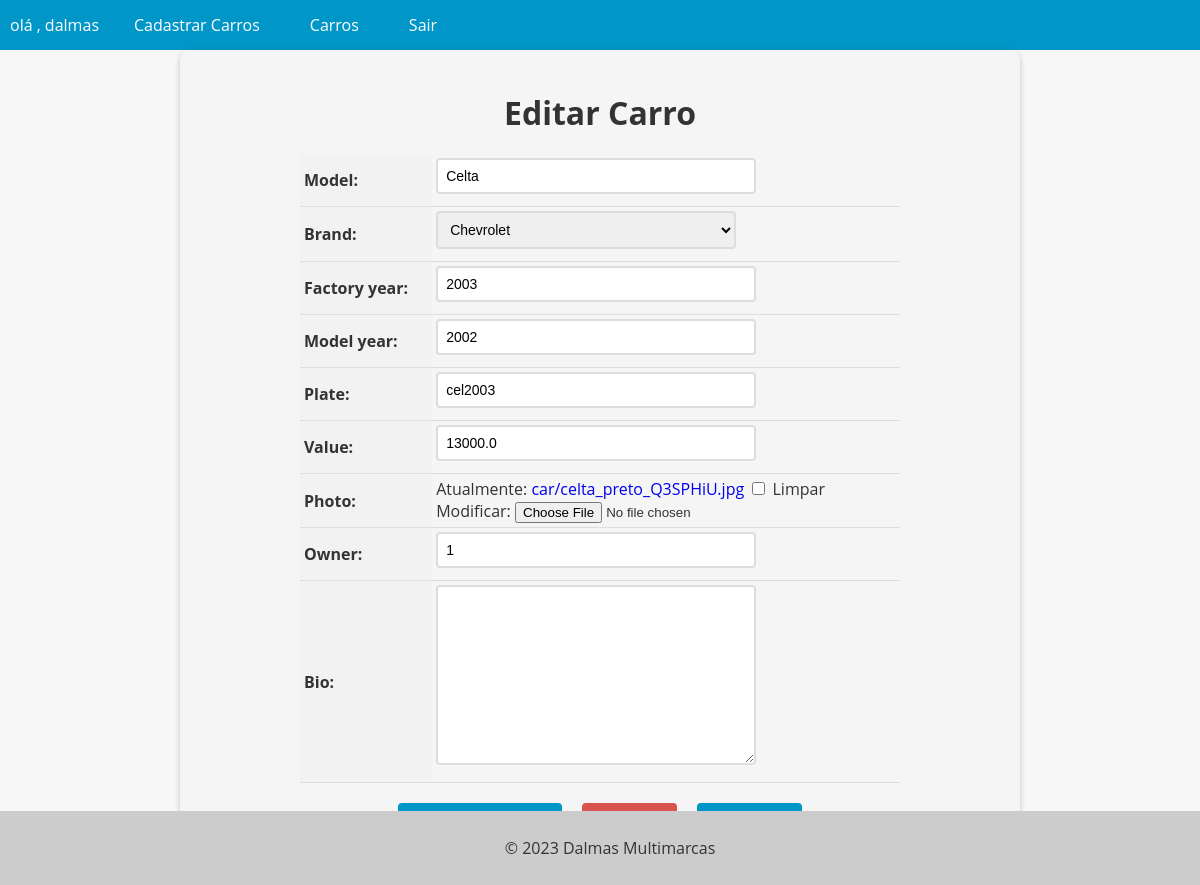
Page /car/15/update (signed in) on the committed database.
### cars/models.py (models this page shows, shortened)
class Cars(models.Model):
    id = models.AutoField(primary_key=True)
    model = models.CharField(max_length=200)
    brand = models.ForeignKey(
        Brand, on_delete=models.PROTECT, related_name="car_brand")
    factory_year = models.IntegerField(blank=True, null=True)
    model_year = models.IntegerField(blank=True, null=True)
    plate = models.CharField(max_length=10, blank=True, null=True)
    value = models.FloatField(blank=True, null=True)
    photo = models.ImageField(upload_to='car/', blank=True, null=True)
    owner = models.ForeignKey(
        User, on_delete=models.SET_NULL, blank=True, null=True)
    bio = models.TextField(blank=True, null=True)

class Brand(models.Model):
    id = models.AutoField(primary_key=True)
    name = models.CharField(max_length=200, blank=False, null=False)
    def __str__(self):
        return self.name

### cars/views.py (the view, shortened to what this page needs)
# urls.py: path('car/<int:pk>/update', UpdateCarsView.as_view(), name='update_car'),
@method_decorator(login_required(login_url='login'), name='dispatch')
class UpdateCarsView(UpdateView):
    model = Cars
    form_class = CarModelForm
    template_name = 'car_update.html'
    def get_object(self, queryset=None):
        car = super().get_object(queryset)
        if car.owner != self.request.user:
            raise Http404("Você não tem permissão para acessar esta página.")
        return car

### cars/forms.py (shortened to what this page needs)
class CarModelForm(forms.ModelForm):
    class Meta():
        model = Cars
        fields = '__all__'
    def __init__(self, *args, **kwargs):
        super(CarModelForm, self).__init__(*args, **kwargs)
        self.fields['owner'].widget = forms.TextInput(attrs={'readonly': 'readonly'})

### cars/templates/car_update.html (shortened to what this page needs)
{% extends "base_fix.html" %}
{% block content %}
  <form method="post" enctype="multipart/form-data">
    <h1>Editar Carro</h1>
    <table>
      {{ form.as_table }}
    </table>
    <div>
      <div class="buttons-container">
        <a href="{% url 'delete_car' pk=object.pk %}" class="btn btn-danger">Deletar</a>
        <a href="{% url 'cars_list' %}" class="btn btn-secondary">Cancelar</a>
      </div>
    </div>
  </form>
{% endblock %}

### app/templates/base_fix.html (shortened to what this page needs)
<!DOCTYPE html>
<html lang="en">
<head>
</head>
<body>
  <header>
    <nav>
      <ul>
        {% if user.is_authenticated %}
          <li>olá , {{ user.username }}</li>
          <li><a href="{% url 'new_car' %}">Cadastrar Carros</a></li>
        {% endif %}
        <li><a href="{% url 'cars_list' %}">Carros</a></li>
        {% if user.is_authenticated %}
          <li><a href="{% url 'logout' %}">Sair</a></li>
        {% endif %}
      </ul>
    </nav>
  </header>
  <main>
    {% block content %}
    {% endblock %}
  </main>
  <footer class="fixed-footer">
    <p>&copy; 2023 Dalmas Multimarcas</p>
  </footer>
</body>
</html>

### app/templates/base_fix.html (style rules this page uses)
body { font-family: 'Open Sans', sans-serif; background-color: #f7f7f7; color: #333; margin: 0; padding: 0; }
header { background-color: #0096c7; color: #fff; text-align: center; }
footer { background-color: #ccc; color: #333; padding: 10px; text-align: center; }
nav { background-color: #0096c7; color: #fff; height: 50px; display: flex; justify-content: space-between; align-items: center; }
nav ul { list-style: none; margin: 0; padding: 0; display: flex; }
nav ul li { margin: 0 10px; }
nav ul li a { color: #fff; text-decoration: none; font-size: 16px; padding: 15px; transition: all 0.3s ease; }
.fixed-footer { position: fixed; bottom: 0; width: 100%; }

### cars/templates/car_update.html (style rules this page uses)
form { max-width: 800px; margin: 0 auto; padding: 20px; background-color: #f5f5f5; border-radius: 10px; box-shadow: 0 2px 6px rgba(0, 0, 0, 0.2); }
form h1 { font-size: 2rem; margin-bottom: 20px; text-align: center; }
table { margin: 0 auto; border-collapse: collapse; width: 100%; max-width: 600px; }
th, td { padding: 4px; text-align: left; border-bottom: 1px solid #ddd; }
th { background-color: #f2f2f2; }
input[type="text"], input[type="number"], select, textarea { padding: 8px; font-size: 14px; border: 2px solid #ddd; border-radius: 4px; width: 100%; max-width: 300px; margin-bottom: 8px; transition: border-bottom-color 0.3s ease-in-out; }
.btn { background-color: #0096c7; color: #fff; border: none; padding: 10px 20px; font-size: 16px; border-radius: 4px; cursor: pointer; transition: background-color 0.3s ease-in-out; }
.buttons-container { display: flex; justify-content: center; margin-top: 20px; margin-bottom: 20px; }
.btn { display: inline-block; background-color: #0096c7; color: #fff; border: none; padding: 10px 20px; font-size: 16px; border-radius: 4px; cursor: pointer; transition: background-color 0.3s ease-in-out; margin: 0 10px; }
.btn-danger { background-color: #d9534f; text-decoration: none !important; }
a { text-decoration: none !important; }

### rows in the picture
Cars: model "Celta", brand "Chevrolet", factory_year "2003", model_year "2002", plate "cel2003", value "13000.0", owner "1"

### other values in the picture
{{ user.username }} "dalmas"
